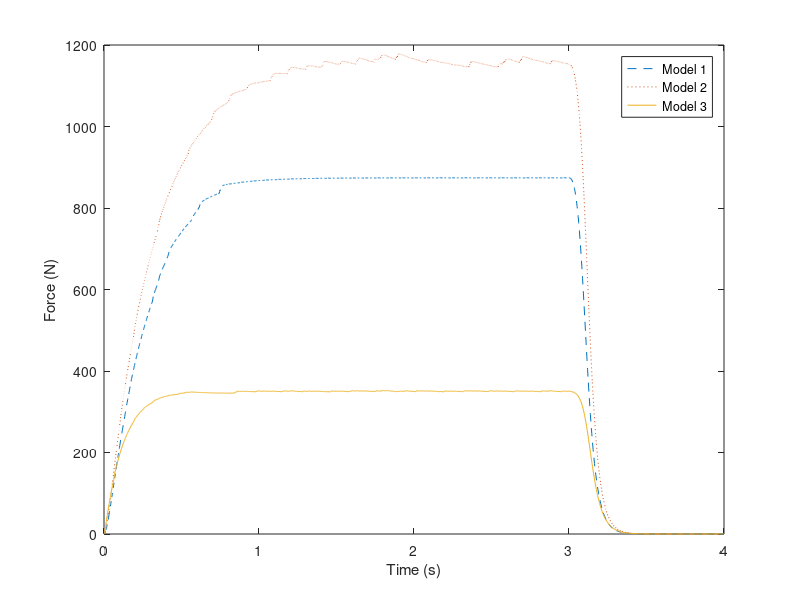
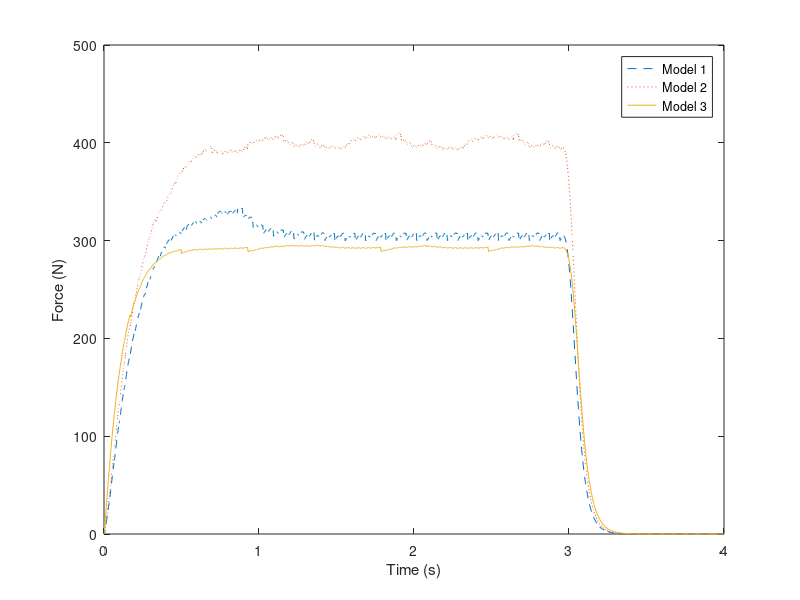
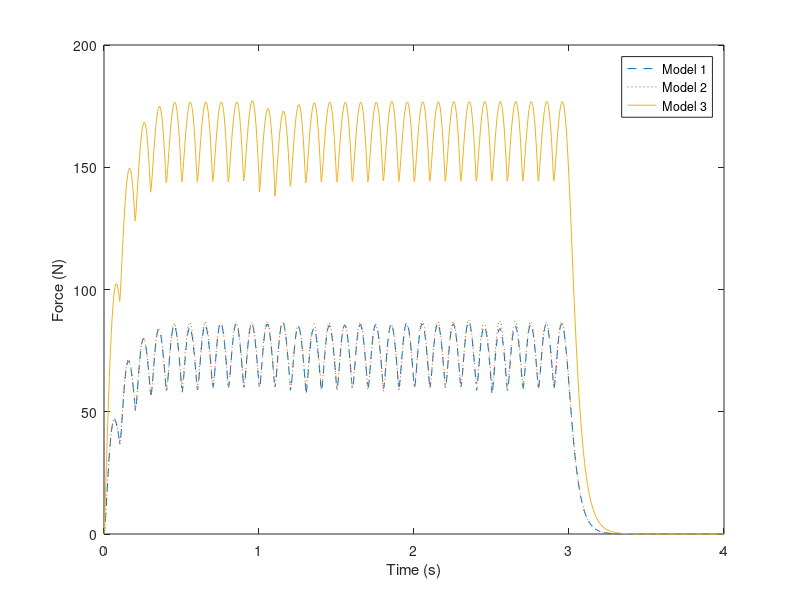

Write MATLAB code to recreate these figures, in order.
close all;
clear;

load('longstimCFT.mat');

figure(1);
plot(Model1_CFT10_longstim(:, 1)/1000, Model1_CFT10_longstim(:, 2), '--');
hold on;
plot(Model2_CFT10_longstim(:, 1)/1000, Model2_CFT10_longstim(:, 2), ':');
plot(Model3_CFT10_longstim(:, 1)/1000, Model3_CFT10_longstim(:, 2));
xlabel('Time (s)');
ylabel('Force (N)');
legend('Model 1', 'Model 2', 'Model 3');
hold off;

figure(2);
plot(Model1_CFT33_longstim(:, 1)/1000, Model1_CFT33_longstim(:, 2), '--');
hold on;
plot(Model2_CFT33_longstim(:, 1)/1000, Model2_CFT33_longstim(:, 2), ':');
plot(Model3_CFT33_longstim(:, 1)/1000, Model3_CFT33_longstim(:, 2));
xlabel('Time (s)');
ylabel('Force (N)');
legend('Model 1', 'Model 2', 'Model 3');
hold off;

figure(3);
plot(Model1_CFT100_longstim(:, 1)/1000, Model1_CFT100_longstim(:, 2), '--');
hold on;
plot(Model2_CFT100_longstim(:, 1)/1000, Model2_CFT100_longstim(:, 2), ':');
plot(Model3_CFT100_longstim(:, 1)/1000, Model3_CFT100_longstim(:, 2));
xlabel('Time (s)');
ylabel('Force (N)');
legend('Model 1', 'Model 2', 'Model 3');
hold off;